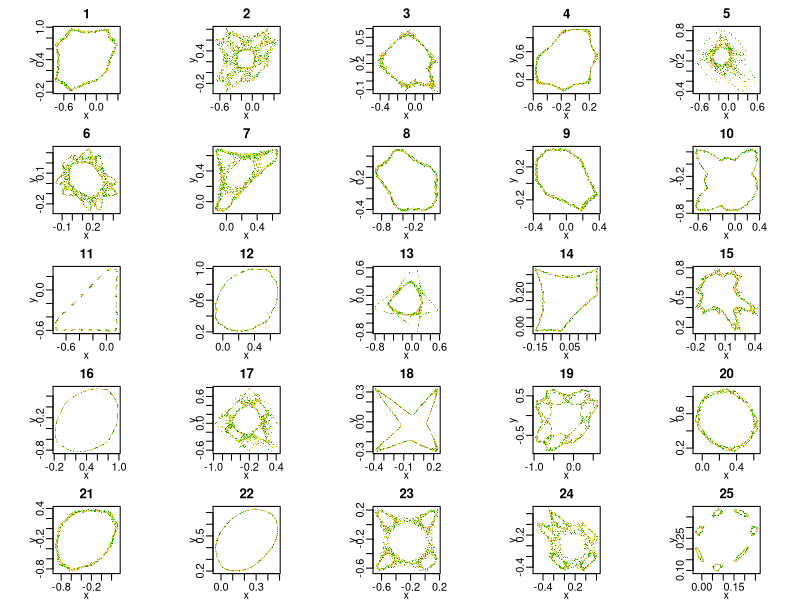
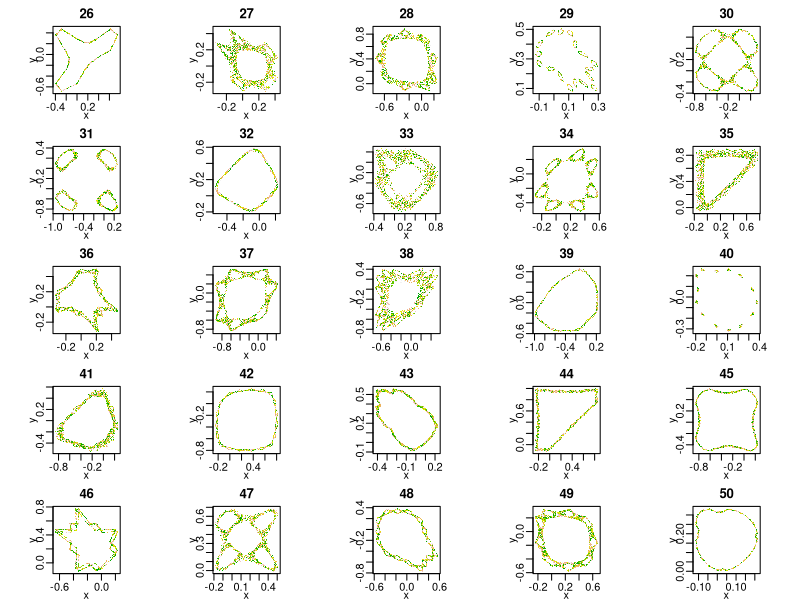
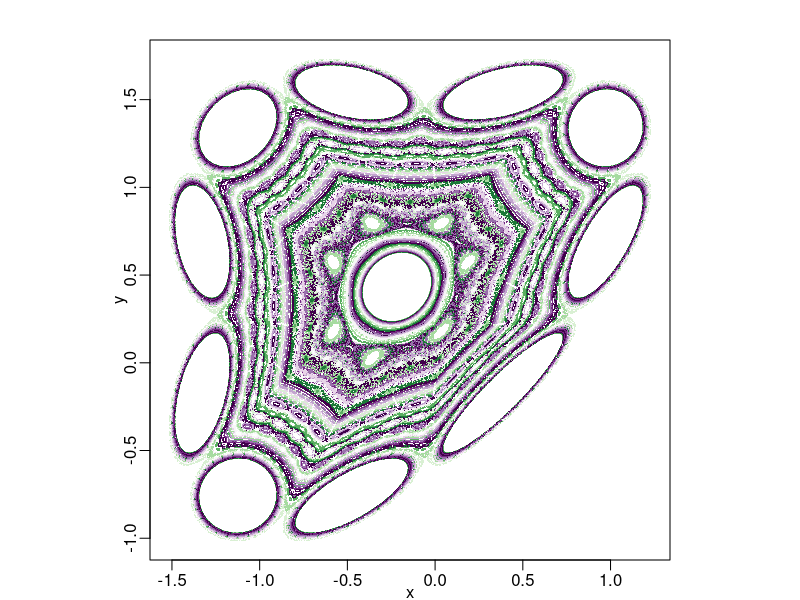
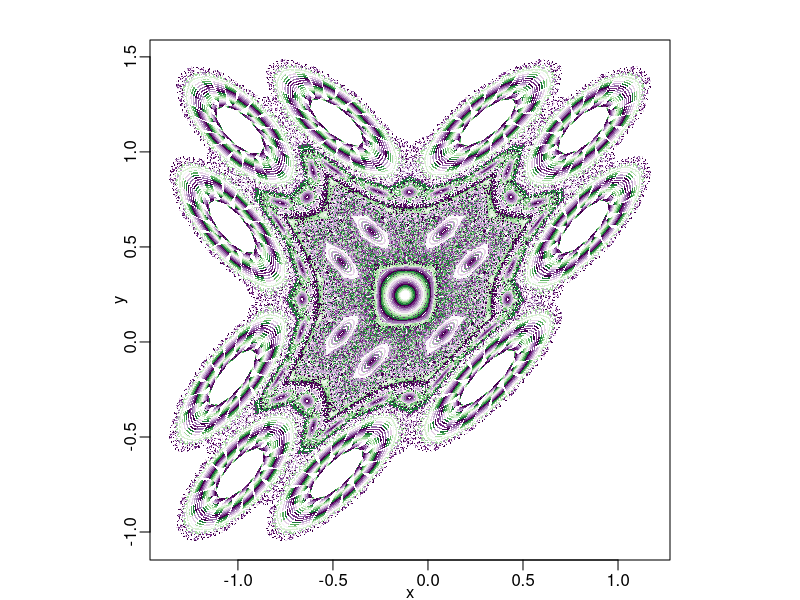
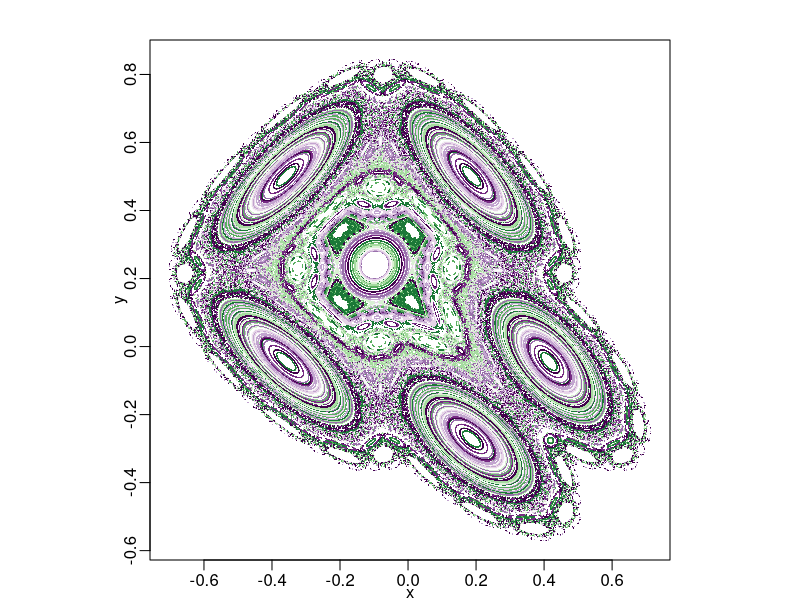
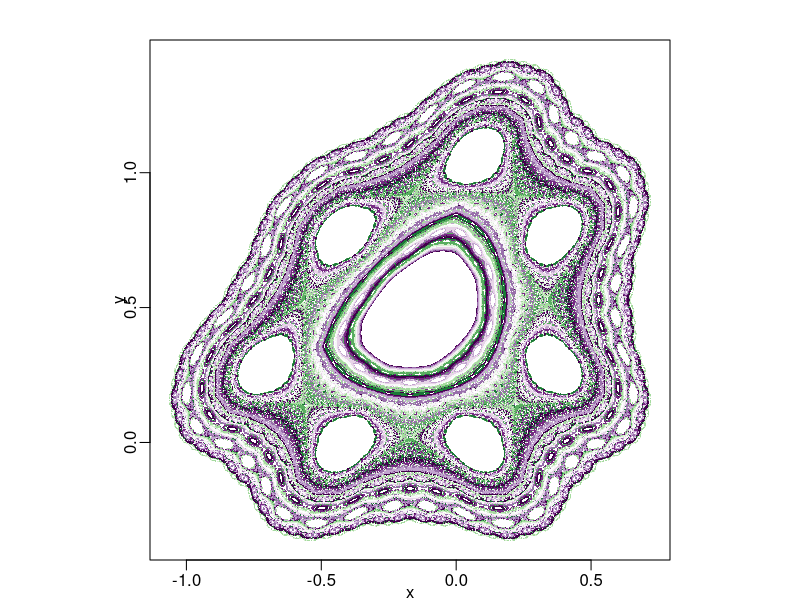
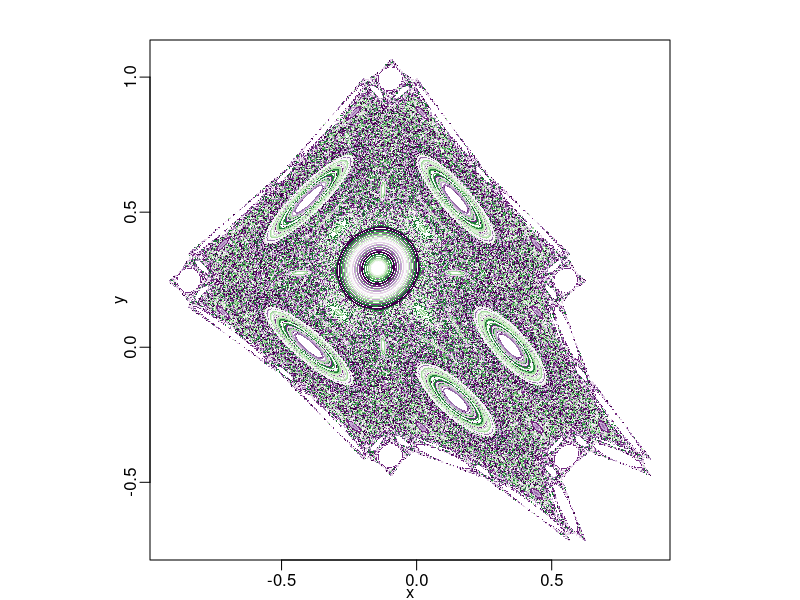
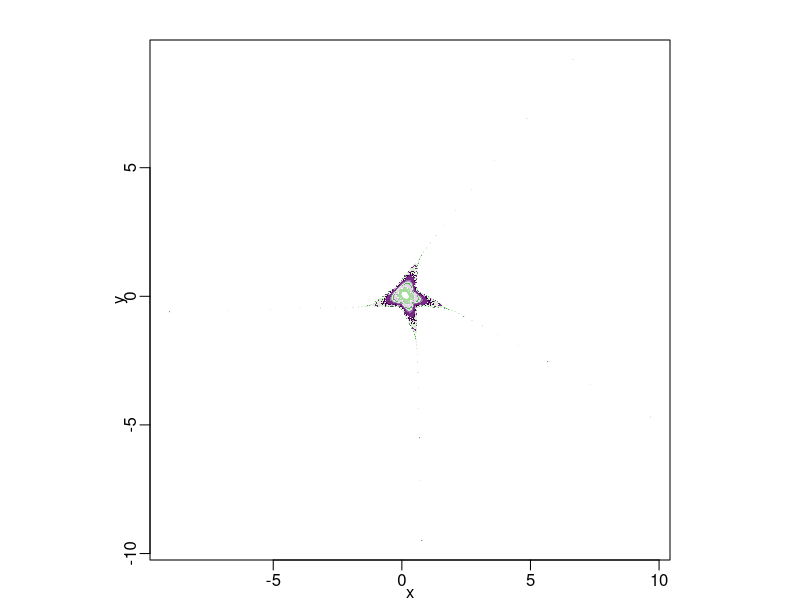

Generate these figures, in order, with R: (Note: a time limit stopped this script after it produced the figures.)
#constants
phi=(sqrt(5)-1)/2
rroot2=1/sqrt(2)
#---------
#defining functions
fun.list= vector(mode = "list", 12)   
fun.list[["f1.1"]]= function(x,y){
  a[1]+ a[2]*x +a[3]*sqrt(abs(x)) + a[4]*x^3 +y
}

fun.list[["f1.2"]]= function(x,y){
  a[1]+ a[2]*x +a[3]*sqrt(abs(x)) + a[4]*x^3 -y
}


fun.list[["f1.3"]]= function(x,y){
  a[1]+ a[2]*x +a[3]*abs(x) + a[4]*x^3 +y
}

fun.list[["f1.4"]]= function(x,y){
  a[1]+ a[2]*x +a[3]*abs(x) + a[4]*x^3 -y
}

fun.list[["f1.5"]]= function(x,y){
  a[1]+ a[2]*x +a[3]*x^2 + a[4]*x^3 + y
}

fun.list[["f1.6"]]= function(x,y){
  a[1]+ a[2]*x +a[3]*x^2 + a[4]*x^3 -y
}

fun.list[["f1.7"]]= function(x,y){
  a[1] +  a[3]*abs(x) +y
}

fun.list[["f1.8"]]= function(x,y){
  a[1]+a[3]*abs(x) -y
}

fun.list[["f1.9"]]= function(x,y){
  a[1]+a[2]*x+ a[3]*abs(x) + y
}

fun.list[["f1.10"]]= function(x,y){
  a[1]+a[2]*x+ a[3]*abs(x) - y
}

fun.list[["f1.11"]]= function(x,y){
  a[1]+ a[3]*abs(x) + a[4]*x^3 +y
}

fun.list[["f1.12"]]= function(x,y){
  a[1]+a[3]*abs(x) + a[4]*x^3 -y
}
fun.list[["f2.1"]]= function(x){
  a[5]+x
}

fun.list[["f2.2"]]= function(x){
  a[5]-x
}


#---------
#loading functions
f1=fun.list$f1.9
f2=fun.list$f2.2

#core search
par(mfrow=c(5,5))
n=2000
m=1000
l=0
maxl=50
amat=vector(mode = "list", maxl)

while(l < maxl) {
  pm=array(data=NA, dim = c(n,2))
  # a=rep(0,12)
  # b=round(runif(n = 1, min = 4, max = 12),0)
  a=runif(6, min=-1.01, max = 1.01)
  
  xn=.3*cos(pi/4)
  yn=.3*sin(pi/4)
  ep=.0000001
  xm=xn+ep
  ym=xn+ep
  dbox=rep(NA,m)
  for(j in 1:m) {
    xn1=f1(xn,yn)
    yn1=f2(xn)
    xm1=f1(xm,ym)
    ym1=f2(xm)
    d=(xn1-xm1)^2+(yn1-ym1)^2
    dbox[j]=d
    xn=xn1
    yn=yn1
    xm=xm1
    ym=ym1
  }
  if(dbox[m]>100 || is.nan(dbox[m])) { next 
  } else if(any(abs(dbox[(m-500):(m-1)]-dbox[m])<.0000001) ){ next
  } else {
    for (j in 1:n) {
      xn1=f1(xn,yn)
      yn1=f2(xn)
      pm[j,]=c(xn1,yn1)
      xn=xn1
      yn=yn1
      
      
    }
    if(any(is.nan(pm)) || any(abs(pm) > 1)){
      next
    } else {
      l=l+1
      amat[[l]]=a
      par(pty="s", mar=c(2,2,2,1), mgp=c(1.1,.5,0))
      plot(pm[,1], pm[,2], pch=16, cex=.2, main=l, col=terrain.colors(10), xlab = "x", ylab = "y")
    }  
  }
}

#blow up selected------------
for (cnt in 1:50) {
a=amat[[cnt]]
n=2000
m=200
# te=as.vector(outer(seq(-.1,.1,.01), seq(-.1,.1,.01)*1i, FUN = "+"))
# xbox=Re(te)
# ybox=Im(te)
t=seq(0,(2*pi-2*pi/m), 2*pi/m)
xbox=.3*cos(t)
ybox=.3*sin(t)

pm=array(data=NA, dim = c(n*m,3))

s=0
col=0
for (k in 1:m) {
  xn=xbox[k]
  yn=ybox[k]
  col=col+1
  for (j in 1:n) {
    xn1=f1(xn,yn)
    yn1=f2(xn)
    if(abs(xn1) > 10|| abs(yn1) > 10|| is.nan(xn1) || is.nan(yn1)){
      break
    } else {
      s=s+1  
      pm[s,]=c(xn1,yn1, col)
    }
    xn=xn1
    yn=yn1
    
  }
}

# col=c("#67001f","#b2182b","#d6604d","#f4a582","#fddbc7", "#ffffff","#e0e0e0", "#bababa","#878787","#4d4d4d", "#1a1a1a") #default red
# col=c("#543005","#8c510a", "#bf812d", "#dfc27d","#f6e8c3","#f5f5f5",  "#c7eae5","#80cdc1","#35978f",  "#01665e", "#003c30") #green blue

col=c("#40004b","#762a83","#9970ab","#c2a5cf","#e7d4e8","#f7f7f7","#d9f0d3","#a6dba0","#5aae61","#1b7837","#00441b") #green blue violet
      
# col=c("#a6cee3", "#1f78b4", "#b2df8a", "#33a02c", "#fb9a99","#e31a1c",  "#fdbf6f","#ff7f00","#cab2d6", "#6a3d9a","#ffff99")
# col=rainbow(11)
png(filename = paste("~/R/Figures3/cubic_abs_ham/Lz_abs_1_",sprintf("%04d", cnt), ".png", sep = ""),width = 1200,height = 1200)
par(mfrow=c(1,1), pty="s", mar=c(2,2,2,1), mgp=c(1.1,.5,0))
plot(x=pm[1:s,1], y=pm[1:s,2], pch=16, cex=.2, main="", xlab = "x", ylab = "y", col=col[(pm[,3]) %% 11])
dev.off()
}
